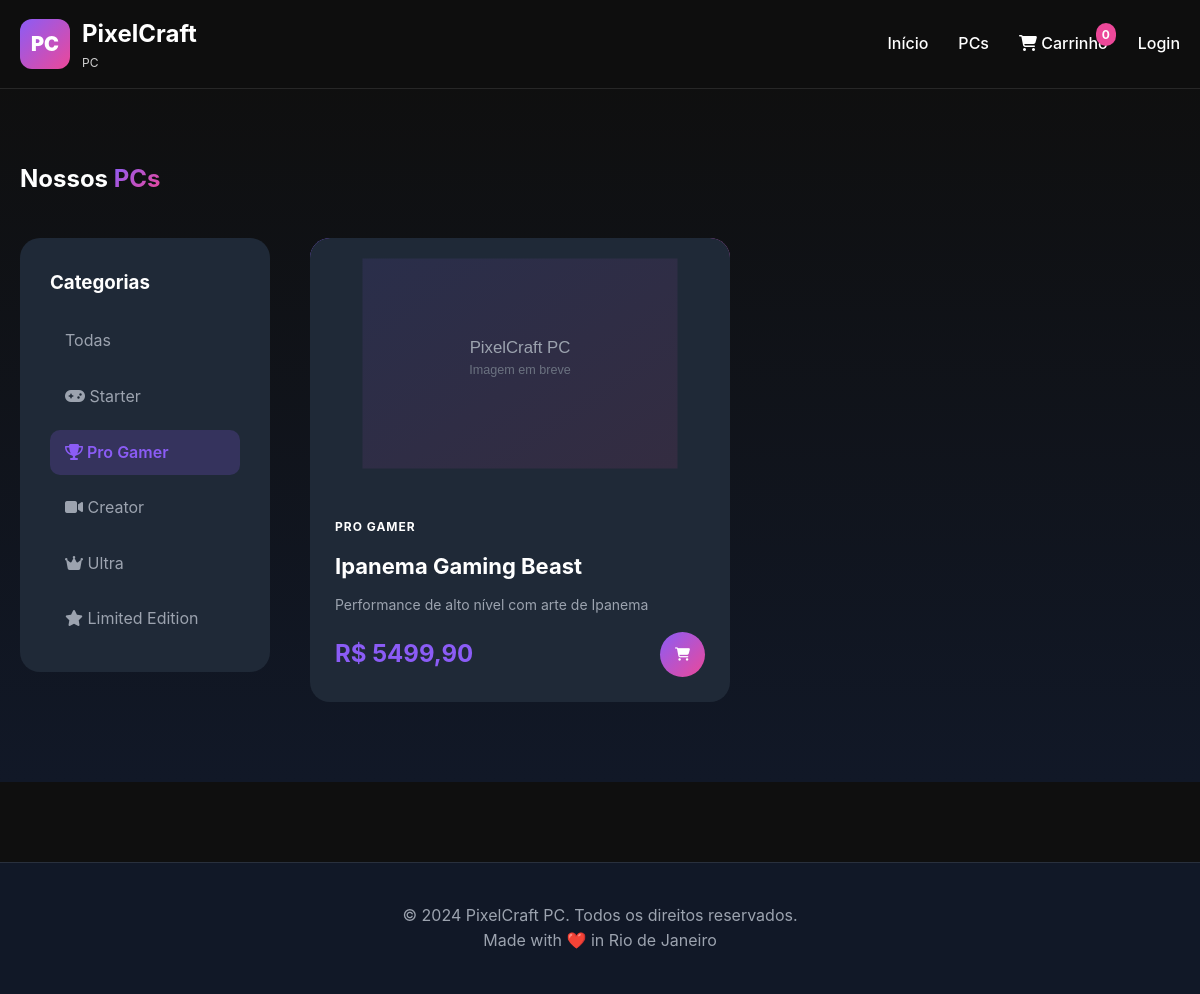
The page /pcs?category=pro-gamer on the database its author committed.
### tables this page shows
CREATE TABLE categories (
        id INTEGER PRIMARY KEY AUTOINCREMENT,
        name VARCHAR(100) NOT NULL,
        slug VARCHAR(100) UNIQUE NOT NULL,
        description TEXT,
        icon VARCHAR(50),
        color VARCHAR(20),
        ordem INTEGER DEFAULT 0,
        active BOOLEAN DEFAULT 1,
        created_at TIMESTAMP DEFAULT CURRENT_TIMESTAMP
    );

CREATE TABLE pcs (
        id INTEGER PRIMARY KEY AUTOINCREMENT,
        name VARCHAR(200) NOT NULL,
        slug VARCHAR(200) UNIQUE NOT NULL,
        subtitle VARCHAR(300),
        description TEXT,
        category_id INTEGER,
        price DECIMAL(10,2) NOT NULL,
        price_old DECIMAL(10,2),
        
        -- Especificações técnicas
        processor VARCHAR(200),
        gpu VARCHAR(200),
        ram VARCHAR(100),
        storage VARCHAR(200),
        motherboard VARCHAR(200),
        psu VARCHAR(200),
        case_model VARCHAR(200),
        cooling VARCHAR(200),
        
        -- Imagens
        main_image VARCHAR(500),
        gallery TEXT, -- JSON array of images
        
        -- Arte e customização
        graffiti_artist VARCHAR(200),
        graffiti_style VARCHAR(100),
        
        -- Flags
        active BOOLEAN DEFAULT 1,
        featured BOOLEAN DEFAULT 0,
        limited_edition BOOLEAN DEFAULT 0,
        bestseller BOOLEAN DEFAULT 0,
        pre_order BOOLEAN DEFAULT 0,
        in_stock BOOLEAN DEFAULT 1,
        
        -- Preços e serviços
        setup_price DECIMAL(10,2) DEFAULT 150.00,
        
        -- Stats
        views INTEGER DEFAULT 0,
        
        -- Timestamps
        created_at TIMESTAMP DEFAULT CURRENT_TIMESTAMP,
        updated_at TIMESTAMP DEFAULT CURRENT_TIMESTAMP,
        
        FOREIGN KEY (category_id) REFERENCES categories (id)
    );

### app.py (the view)
@app.route('/pcs')
def catalog():
    category = request.args.get('category')
    sort = request.args.get('sort', 'newest')
    price_min = request.args.get('price_min', type=int)
    price_max = request.args.get('price_max', type=int)
    base_query = """
        SELECT p.*, c.name as category_name, c.color as category_color
        FROM pcs p
        LEFT JOIN categories c ON p.category_id = c.id
        WHERE p.active = 1
    """
    params = []
    if category:
        base_query += ' AND c.slug = ?'
        params.append(category)
    if price_min:
        base_query += ' AND p.price >= ?'
        params.append(price_min)
    if price_max:
        base_query += ' AND p.price <= ?'
        params.append(price_max)
    if sort == 'price_low':
        base_query += ' ORDER BY p.price ASC'
    elif sort == 'price_high':
        base_query += ' ORDER BY p.price DESC'
    elif sort == 'popular':
        base_query += ' ORDER BY p.views DESC'
    else:
        base_query += ' ORDER BY p.created_at DESC'
    pcs = query_db(base_query, params)
    categories = query_db('SELECT * FROM categories WHERE active = 1 ORDER BY ordem')
    return render_template('catalog.html', pcs=pcs, categories=categories, current_category=category)

### app.py (called while the page is built)
def get_db():
    db = sqlite3.connect(app.config['DATABASE'])
    db.row_factory = sqlite3.Row
    return db

def query_db(query, args=(), one=False):
    db = get_db()
    cur = db.execute(query, args)
    rv = cur.fetchall()
    db.close()
    return (rv[0] if rv else None) if one else rv

### templates/catalog.html (shortened to what this page needs)
{% extends "base.html" %}
{% block content %}
<section class="catalog">
    <div class="container">
        <h1>Nossos <span class="gradient-text">PCs</span></h1>
        <div class="catalog-content">
            <aside class="catalog-sidebar">
                <h3>Categorias</h3>
                <div class="filter-options">
                    <a href="{{ url_for('catalog') }}" class="filter-option {% if not current_category %}active{% endif %}">Todas</a>
                    {% for category in categories %}
                    <a href="{{ url_for('catalog', category=category.slug) }}"
                       class="filter-option {% if current_category == category.slug %}active{% endif %}">
                        <i class="fas fa-{{ category.icon }}"></i> {{ category.name }}
                    </a>
                    {% endfor %}
                </div>
            </aside>
            <div class="catalog-main">
                <div class="pc-grid">
                    {% for pc in pcs %}
                    <div class="pc-card">
                        <div class="pc-image">
                            <img src="{{ pc.main_image or '/static/img/placeholder.jpg' }}" alt="{{ pc.name }}">
                        </div>
                        <div class="pc-info">
                            <span class="pc-category">{{ pc.category_name }}</span>
                            <h3 class="pc-name">{{ pc.name }}</h3>
                            <p class="pc-subtitle">{{ pc.subtitle }}</p>
                            <div class="pc-footer">
                                <span class="price">R$ {{ "%.2f"|format(pc.price)|replace(".", ",") }}</span>
                                <button class="btn-add-cart" onclick="addToCart({{ pc.id }})">
                                    <i class="fas fa-shopping-cart"></i>
                                </button>
                            </div>
                        </div>
                    </div>
                    {% endfor %}
                </div>
            </div>
        </div>
    </div>
</section>
{% endblock %}

### static/css/style.css (style rules this page uses)
:root { --primary: #8B5CF6; --secondary: #EC4899; --accent: #06B6D4; --dark: #0F0F0F; --gray-900: #111827; --gray-800: #1F2937; --white: #FFFFFF; }
* { margin: 0; padding: 0; box-sizing: border-box; }
body { font-family: -apple-system, BlinkMacSystemFont, 'Segoe UI', Roboto, sans-serif; background: var(--dark); color: var(--white); line-height: 1.6; }
.container { max-width: 1280px; margin: 0 auto; padding: 0 20px; }
.gradient-text { background: linear-gradient(135deg, var(--primary) 0%, var(--secondary) 100%); -webkit-background-clip: text; -webkit-text-fill-color: transparent; background-clip: text; }
.pc-grid { display: grid; grid-template-columns: repeat(auto-fill, minmax(300px, 1fr)); gap: 30px; }
.pc-card { background: var(--gray-800); border-radius: 20px; overflow: hidden; transition: all 0.3s; }
.pc-image { height: 250px; background: linear-gradient(135deg, var(--primary) 0%, var(--secondary) 100%); display: flex; align-items: center; justify-content: center; position: relative; }
.pc-image img { width: 100%; height: 100%; object-fit: cover; }
.pc-info { padding: 25px; }
.pc-category { font-size: 12px; font-weight: 700; text-transform: uppercase; letter-spacing: 1px; }
.pc-name { margin: 10px 0; font-size: 22px; }
.pc-subtitle { color: #9CA3AF; font-size: 14px; margin-bottom: 15px; }
.pc-footer { display: flex; justify-content: space-between; align-items: center; }
.price { font-size: 24px; font-weight: 700; color: var(--primary); }
.btn-add-cart { width: 45px; height: 45px; border-radius: 50%; background: linear-gradient(135deg, var(--primary) 0%, var(--secondary) 100%); border: none; color: var(--white); cursor: pointer; transition: all 0.3s; }
.catalog { padding: 80px 0; background: linear-gradient(180deg, var(--dark) 0%, var(--gray-900) 100%); }
.catalog-content { display: grid; grid-template-columns: 250px 1fr; gap: 40px; margin-top: 40px; }
.catalog-sidebar { background: var(--gray-800); border-radius: 20px; padding: 30px; height: fit-content; position: sticky; top: 100px; }
.catalog-sidebar h3 { margin-bottom: 20px; }
.filter-options { display: flex; flex-direction: column; gap: 10px; }
.filter-option { padding: 10px 15px; border-radius: 10px; text-decoration: none; color: #9CA3AF; transition: all 0.3s; }
.filter-option.active { background: rgba(139, 92, 246, 0.2); color: var(--primary); font-weight: 600; }

### rows shown on the page
categories: name "Starter"
categories: name "Pro Gamer"
categories: name "Creator"
categories: name "Ultra"
categories: name "Limited Edition"
pcs: main_image (picture), category_name "PRO GAMER", name "Ipanema Gaming Beast", subtitle "Performance de alto nível com arte de Ipanema", price "5499,90"

### other values the page prints
{{ session.get('cart', [])|length }} "0"
